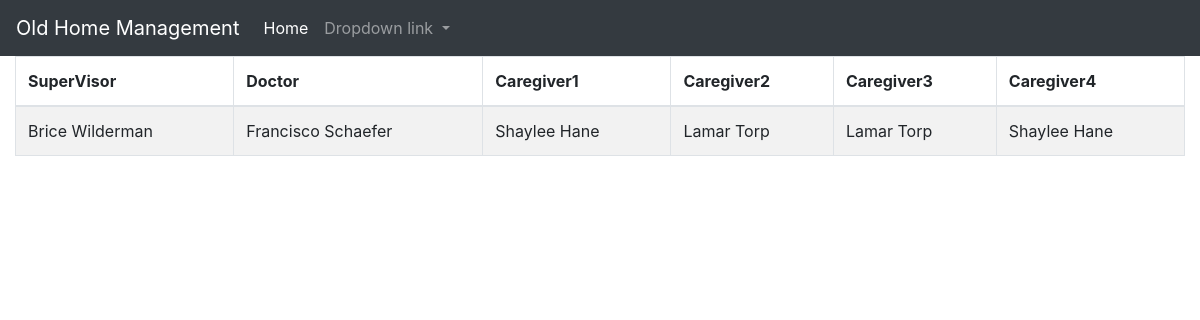
Screenshot of /rosters.php with the database file from the repository.
### tables this page shows
CREATE TABLE `users` (
  `id` bigint(20) UNSIGNED NOT NULL,
  `role_id` bigint(20) UNSIGNED NOT NULL,
  `first_name` varchar(255) NOT NULL,
  `last_name` varchar(255) NOT NULL,
  `phone` varchar(255) NOT NULL,
  `email` varchar(255) NOT NULL,
  `date_of_birth` date NOT NULL,
  `password` varchar(255) NOT NULL,
  `approved` tinyint(1) NOT NULL,
  `created_at` timestamp NULL DEFAULT NULL,
  `updated_at` timestamp NULL DEFAULT NULL
);

### rosters.php (the view, shortened to what this page needs)
<?php
 include_once "main.php";
 include_once "connection.php";
 ?>
  <div class="container-fluid">
   <?php
                $sql = "select doc.first_name as 'doc_f_name', doc.last_name as 'doc_l_name',sup.first_name as 'sup_f_name',sup.last_name as 'sup_l_name',
                care1.first_name as 'care1_f_name',care1.last_name as 'care1_l_name',
                care2.first_name as 'care2_f_name',care2.last_name as 'care2_l_name',
                care3.first_name as 'care3_f_name',care3.last_name as 'care3_l_name',
                care4.first_name as 'care4_f_name',care4.last_name as 'care4_l_name'
                from rosters
                                        join  employees supervisor on rosters.supervisor_id = supervisor.id
                                        join  employees doctor on rosters.doctor_id = doctor.id
                                        join  employees caregiver1 on  rosters.caregiver_1_id = caregiver1.id
                                        join  employees  caregiver2 on rosters.caregiver_2_id = caregiver2.id
                                        join  employees caregiver3 on  rosters.caregiver_3_id = caregiver3.id
                                        join  employees  caregiver4 on rosters.caregiver_4_id = caregiver4.id
                                        JOIN users doc on doctor.user_id = doc.id
                                        JOIN users sup on supervisor.user_id = sup.id
                                        JOIN users care1 on caregiver1.user_id = care1.id
                                        JOIN users care2 on caregiver2.user_id = care2.id
                                        JOIN users care3 on caregiver3.user_id = care3.id
                                        JOIN users care4 on caregiver4.user_id = care4.id";
                    $query = mysqli_query($conn,$sql);
                if (mysqli_num_rows($query) > 0) {
                ?>
                <table class="table table-hover table-bordered table-striped">
                <thead>
                <tr>
                <th>SuperVisor</th>
                <th>Doctor</th>
                <th>Caregiver1</th>
                <th>Caregiver2</th>
                <th>Caregiver3</th>
                <th>Caregiver4</th>
                </tr>
                </thead>
                <?php
                    while($row = mysqli_fetch_assoc($query)) {
                    echo "<tr>";
                    echo "<td>" . $row['sup_f_name']." ".$row['sup_l_name'] . "</td>";
                    echo "<td>" . $row['doc_f_name']." ".$row['doc_l_name'] . "</td>";
                    echo "<td>" . $row['care1_f_name']." ".$row['care1_l_name'] . "</td>";
                    echo "<td>" . $row['care2_f_name']." ".$row['care2_l_name'] . "</td>";
                    echo "<td>" . $row['care3_f_name']." ".$row['care3_l_name'] . "</td>";
                    echo "<td>" . $row['care4_f_name']." ".$row['care4_l_name'] . "</td>";
                }
                ?>
                </table>
                <?php
                } else {
                echo "0 results";
                }
        ?>
</div>

### rows the page displays
users: users.first_name "Brice", users.last_name "Wilderman", first_name "Francisco", last_name "Schaefer", users.first_name "Shaylee", users.last_name "Hane", users.first_name "Lamar", users.last_name "Torp"
